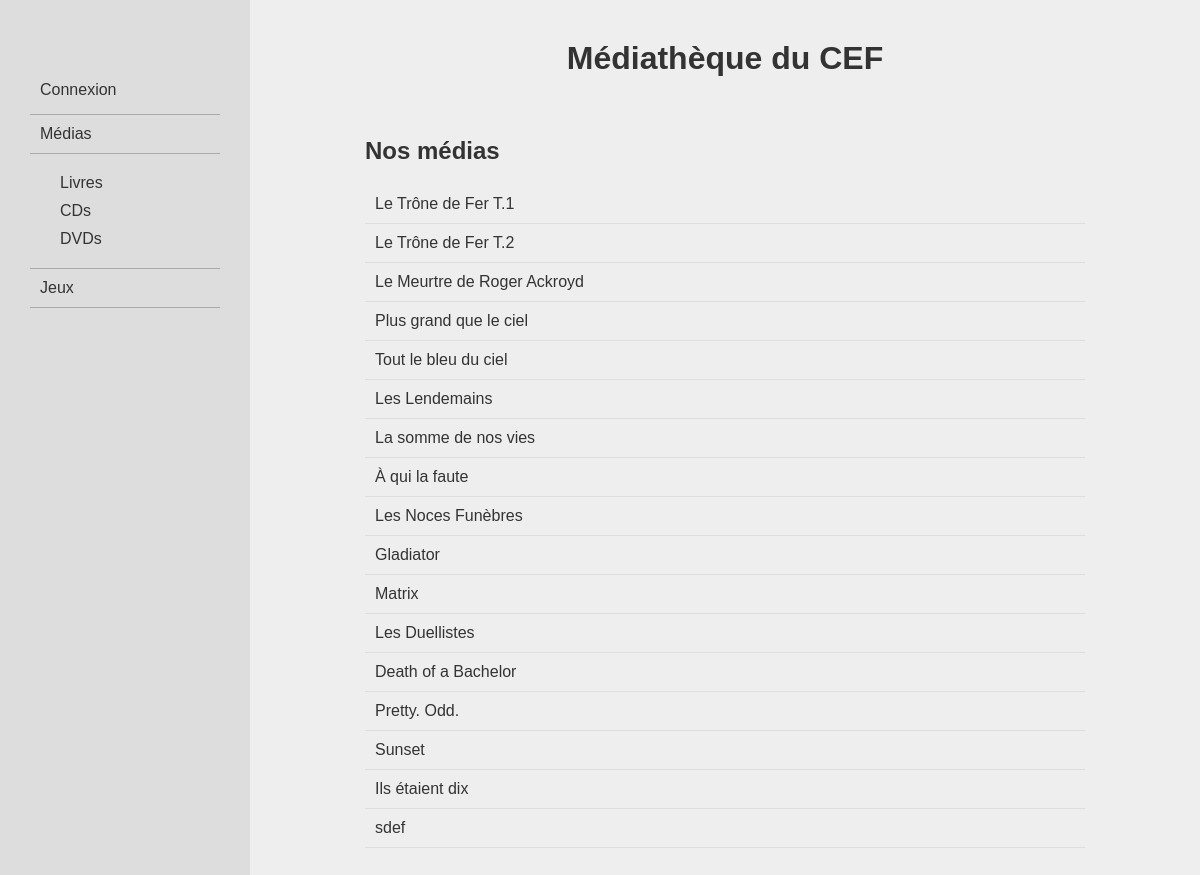
The app's page /, older data.
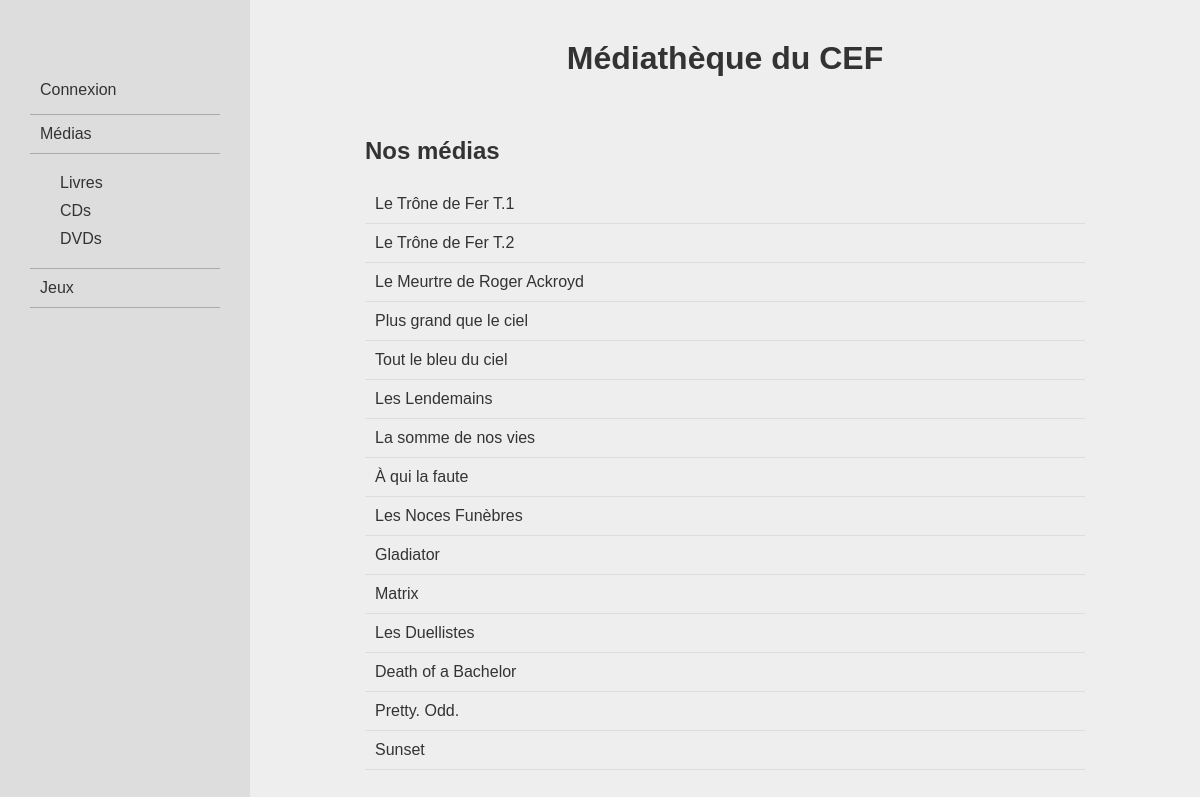
The same page, newer data.
### logisticMediatheque/models.py (models this page shows, shortened)
class Medias (models.Model):
    title = models.CharField(max_length = 100, unique = True)
    issue = models.DateField()
    borrower = models.ForeignKey(Membres, on_delete= models.DO_NOTHING, null=True)
    dateLoan = models.DateField(null = True, blank = True)
    timeLoan = models.IntegerField(null = True)
    MEDIATYPES = [
        ("livre", "Livre"),
        ("cd", "CD"),
        ("dvd", "DVD")
    ]
    mediaType = models.CharField(choices=MEDIATYPES, max_length=5, default="livre")

### logisticMediatheque/views/views_medias.py (the view)
# urls.py: path('', views_medias.listMedias, name = 'listMedias'),
def listMedias(request):
    return render(request, "logisticMediatheque/lists/listMedias.html", {"items": Medias.objects.all() })

### logisticMediatheque/templates/logisticMediatheque/lists/listMedias.html (shortened to what this page needs)
{% extends 'logisticMediatheque/base.html' %}
{% block content %}
    <h2>Nos médias {{type}}</h2>
    {% for item in items %}
        <div class="item">
            <a href="{% url 'logisticMediatheque:mediaDetail' item.mediaType item.id %}">{{item.title}}</a>
        </div>
    {% endfor %}
{% endblock content %}

Row changes from the older to the newer data that the page shows:
removed Medias: title "Ils étaient dix"
removed Medias: title "sdef"
